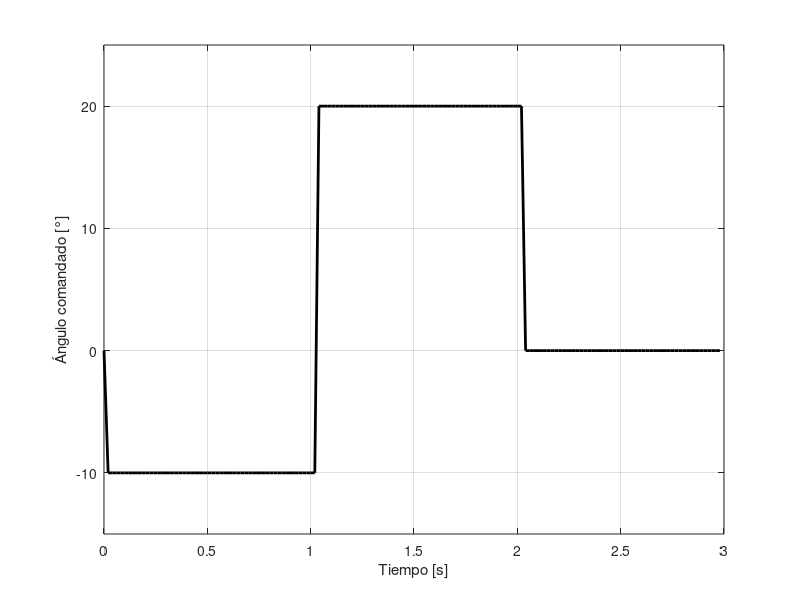

Reproduce this figure in MATLAB. (Note: this script raises an error after producing the figure.)
%clear; clc, close all;

load('datos_para_comparacion_v2.mat');

entrada = [t(:), ang_servo(:)];

salida = [t(:), pos(:)];

x0 = [pos(1), 0];

T_fin = t(end);

figure;

plot(t, ang_servo, 'k', 'LineWidth', 2);
grid on;

xlabel('Tiempo [s]');
ylim([-15, 25]);
ylabel('Ángulo comandado [°]');
drawnow;

exportgraphics(gcf, 'graficos/entrada_comparacion.pdf', 'ContentType', 'image', 'Resolution', 300);

%% GRAFICOS

x_modelo = double(out.x_modelo);
x_linealizacion = double(out.x_linealizacion);

plot(t, x_modelo, 'LineWidth', 2); hold on;
plot(t, pos, 'k', 'LineWidth', 2);

grid on;
legend('Salida del modelo', 'Salida medida');
ylabel('Posicion [cm]');
xlabel('Tiempo [s]');
drawnow;
exportgraphics(gcf, 'graficos/modelo_vs_medicion.pdf', 'ContentType', 'image', 'Resolution', 300);


figure;
plot(t, x_modelo, 'LineWidth', 2); hold on;
plot(t, x_linealizacion, 'k', 'LineWidth', 2);

grid on;
legend('Salida del modelo', 'Salida del modelo linealizado');
ylabel('Posicion [cm]');
xlabel('Posicion [s]');
drawnow;
exportgraphics(gcf, 'graficos/modelo_vs_linealizacion.pdf', 'ContentType', 'image', 'Resolution', 300);
